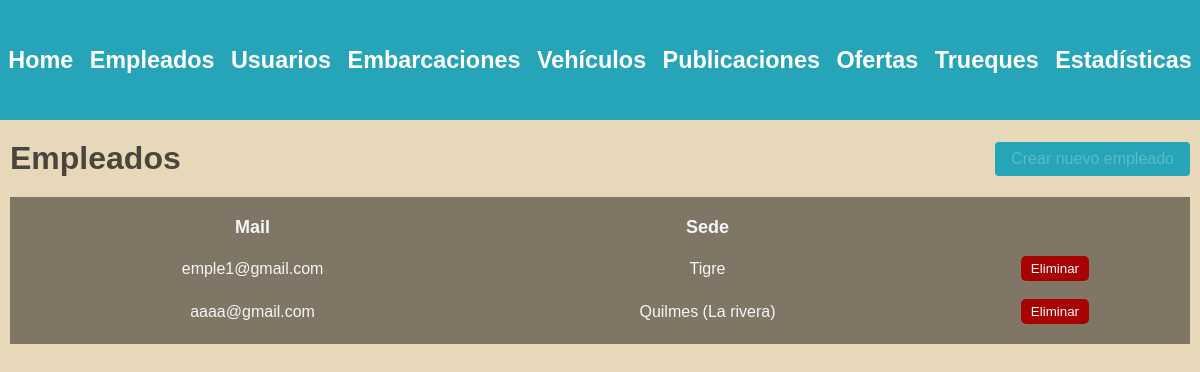
The app's page /administracion/empleados/ (signed in), older data.
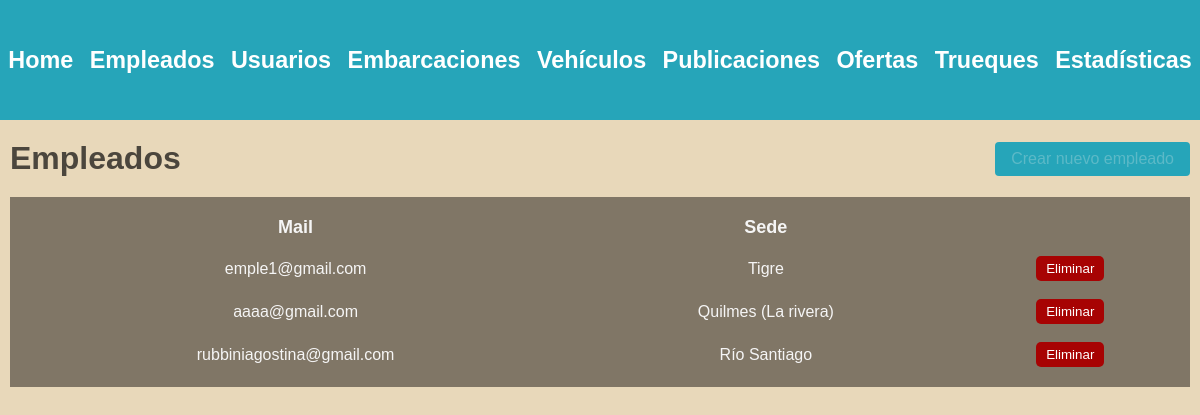
The same page, newer data.
### usuarios/models.py (models this page shows, shortened)
class Usuario(AbstractBaseUser, PermissionsMixin):
    nombre = models.CharField(max_length=50)
    apellido = models.CharField(max_length=50)
    fecha_nacimiento = models.DateField()
    telefono = models.CharField(max_length=13)
    mail = models.EmailField(max_length=50, unique=True)
    password = models.CharField(max_length=128)
    is_staff= models.BooleanField(default=False)
    is_blocked= models.BooleanField(default=False)
    USERNAME_FIELD = 'mail'
    REQUIRED_FIELDS = ['nombre', 'apellido', 'fecha_nacimiento', 'telefono']

### empleados/models.py (models this page shows)
class Sede(models.Model):
    nombre = models.CharField(max_length=100, unique=True)

### administrador/views.py (the view)
# urls.py: path('', include('empleados.urls')),
@login_required(login_url=reverse_lazy('home'))
def empleados(request):
    user = request.user
    if not user.is_superuser:
        return redirect('home')
    empleados = Usuario.objects.filter(is_staff=True, is_superuser=False)
    for empleado in empleados:
        emple_sede = EmpleConSede.objects.get(user_id=empleado.id)
        sede = Sede.objects.get(id=emple_sede.sede_id)
        empleado.sede = sede.nombre
    return render(request, 'employees.html', {
        'empleados' : empleados
    })

### autenticacion/backend.py (called while the page is built)
    def get_user(self, user_id):
        UserModel = get_user_model()
        try:
            return UserModel.objects.get(pk=user_id)
        except UserModel.DoesNotExist:
            return None

### administrador/templates/employees.html (shortened to what this page needs)
{% extends 'layouts/navbar.html' %}
{% block content %}
<div class="header">
    <h1>Empleados</h1>
    <a href="{% url 'crear empleado' %}" class="btn btn-primary">Crear nuevo empleado</a>
</div>
{% if empleados %}
    <table>
        <thead>
            <tr>
                <th>Mail</th>
                <th>Sede</th>
            </tr>
        </thead>
        <tbody>
            {% for empleado in empleados %}
                <tr>
                    <td>{{empleado.mail}}</td>
                    <td>{{empleado.sede}}</td>
                    <td>
                        <form method="post" action="{% url 'eliminar empleado' %}">
                            <button type="submit" class="btn-delete">Eliminar</button>
                        </form>
                    </td>
                </tr>
            {% endfor %}
        </tbody>
    </table>
{% else %}
    <h3>No existen empleados en la plataforma.</h3>
{% endif %}
{% endblock %}

Row changes from the older to the newer data that the page shows:
added Usuario: mail "rubbiniagostina@gmail.com", sede "Río Santiago"
